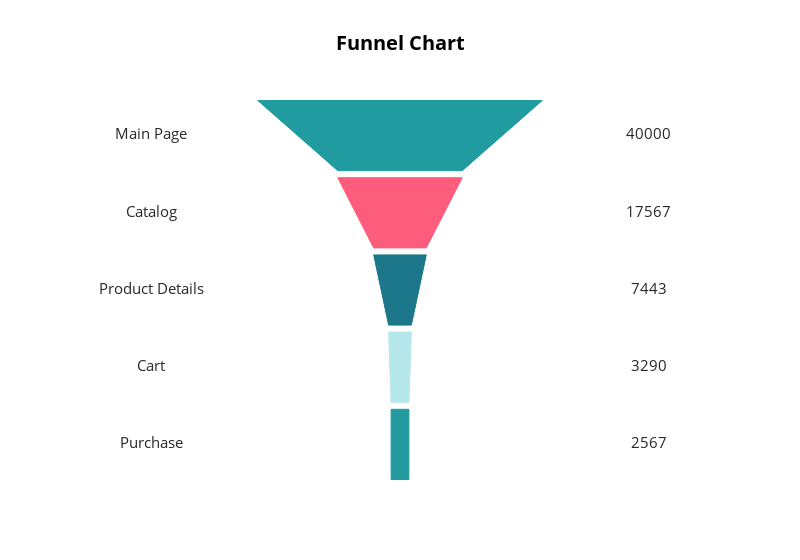

The notebook cell this image was saved under:
### Code cell
# list containing all the plot shapes
shapes = []

# list containing the Y-axis location for each section's name and value text
label_y = []

for i in range(n_phase):
        if (i == n_phase-1):
                points = [phase_w[i] / 2, height, phase_w[i] / 2, height - section_h]
        else:
                points = [phase_w[i] / 2, height, phase_w[i+1] / 2, height - section_h]

        path = 'M {0} {1} L {2} {3} L -{2} {3} L -{0} {1} Z'.format(*points)

        shape = {
                'type': 'path',
                'path': path,
                'fillcolor': colors[i],
                'line': {
                    'width': 1,
                    'color': colors[i]
                }
        }
        shapes.append(shape)
        
        # Y-axis location for this section's details (text)
        label_y.append(height - (section_h / 2))

        height = height - (section_h + section_d)

# For phase names
label_trace = go.Scatter(
    x=[-350]*n_phase,
    y=label_y,
    mode='text',
    text=phases,
    textfont=dict(
        color='rgb(40,40,40)',
        size=15
    )
)
 
# For phase values
value_trace = go.Scatter(
    x=[350]*n_phase,
    y=label_y,
    mode='text',
    text=values,
    textfont=dict(
        color='rgb(40,40,40)',
        size=15
    )
)

data = [label_trace, value_trace]
 
layout = go.Layout(
    title="<b>Funnel Chart</b>",
    titlefont=dict(
        size=20,
        color='rgb(0,0,0)'
    ),
    shapes=shapes,
    height=560,
    width=800,
    showlegend=False,
    paper_bgcolor='rgba(255,255,255,1)',
    plot_bgcolor='rgba(255,255,255,1)',
    xaxis=dict(
        showticklabels=False,
        zeroline=False,
        showgrid=False,
        range=[-450, 450]
    ),
    yaxis=dict(
        showticklabels=False,
        zeroline=False,
        showgrid=False
    )
)
 
fig = go.Figure(data=data, layout=layout)
iplot(fig, show_link=False)

### Figure 1 — Plotly figure (JSON) as saved in the notebook; plotly's stock layout.template omitted (floating-point values rounded to 4 significant figures)
{"data": [{"mode": "text", "text": ["Main Page", "Catalog", "Product Details", "Cart", "Purchase"], "textfont": {"color": "rgb(40,40,40)", "size": 15}, "type": "scatter", "uid": "73e73418-da66-11e8-803c-e82a44ef42c3", "x": [-350, -350, -350, -350, -350], "y": [490, 380, 270, 160, 50]}, {"mode": "text", "text": ["40000", "17567", "7443", "3290", "2567"], "textfont": {"color": "rgb(40,40,40)", "size": 15}, "type": "scatter", "uid": "73e73419-da66-11e8-803c-e82a44ef42c3", "x": [350, 350, 350, 350, 350], "y": [490, 380, 270, 160, 50]}], "layout": {"height": 560, "paper_bgcolor": "rgba(255,255,255,1)", "plot_bgcolor": "rgba(255,255,255,1)", "shapes": [{"fillcolor": "rgb(32,155,160)", "line": {"color": "rgb(32,155,160)", "width": 1}, "path": "M 200.0 540 L 87.5 440 L -87.5 440 L -200.0 540 Z", "type": "path"}, {"fillcolor": "rgb(253,93,124)", "line": {"color": "rgb(253,93,124)", "width": 1}, "path": "M 87.5 430 L 37.0 330 L -37.0 330 L -87.5 430 Z", "type": "path"}, {"fillcolor": "rgb(28,119,139)", "line": {"color": "rgb(28,119,139)", "width": 1}, "path": "M 37.0 320 L 16.0 220 L -16.0 220 L -37.0 320 Z", "type": "path"}, {"fillcolor": "rgb(182,231,235)", "line": {"color": "rgb(182,231,235)", "width": 1}, "path": "M 16.0 210 L 12.5 110 L -12.5 110 L -16.0 210 Z", "type": "path"}, {"fillcolor": "rgb(35,154,160)", "line": {"color": "rgb(35,154,160)", "width": 1}, "path": "M 12.5 100 L 12.5 0 L -12.5 0 L -12.5 100 Z", "type": "path"}], "showlegend": false, "title": "<b>Funnel Chart</b>", "titlefont": {"color": "rgb(0,0,0)", "size": 20}, "width": 800, "xaxis": {"range": [-450, 450], "showgrid": false, "showticklabels": false, "zeroline": false}, "yaxis": {"showgrid": false, "showticklabels": false, "zeroline": false}}}
